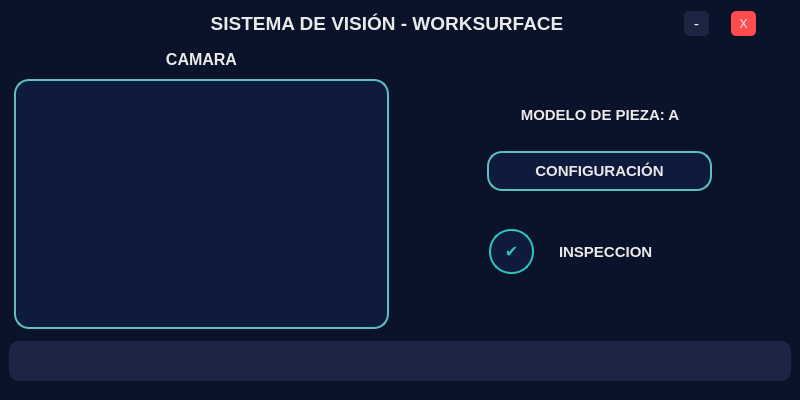
<?xml version="1.0" encoding="UTF-8"?>
<ui version="4.0">
 <class>MainWindow</class>
 <widget class="QMainWindow" name="MainWindow">
  <property name="geometry">
   <rect>
    <x>0</x>
    <y>0</y>
    <width>800</width>
    <height>400</height>
   </rect>
  </property>
  <property name="minimumSize">
   <size>
    <width>0</width>
    <height>320</height>
   </size>
  </property>
  <property name="maximumSize">
   <size>
    <width>800</width>
    <height>400</height>
   </size>
  </property>
  <property name="windowTitle">
   <string>MainWindow</string>
  </property>
  <property name="styleSheet">
   <string notr="true">background-color: rgb(11, 19, 43);</string>
  </property>
  <widget class="QWidget" name="centralwidget">
   <property name="sizePolicy">
    <sizepolicy hsizetype="Fixed" vsizetype="Fixed">
     <horstretch>0</horstretch>
     <verstretch>0</verstretch>
    </sizepolicy>
   </property>
   <property name="minimumSize">
    <size>
     <width>480</width>
     <height>320</height>
    </size>
   </property>
   <property name="maximumSize">
    <size>
     <width>800</width>
     <height>400</height>
    </size>
   </property>
   <layout class="QVBoxLayout" name="verticalLayout_3">
    <property name="spacing">
     <number>5</number>
    </property>
    <property name="leftMargin">
     <number>9</number>
    </property>
    <property name="topMargin">
     <number>5</number>
    </property>
    <property name="rightMargin">
     <number>9</number>
    </property>
    <property name="bottomMargin">
     <number>15</number>
    </property>
    <item>
     <widget class="QFrame" name="top_bar">
      <property name="minimumSize">
       <size>
        <width>480</width>
        <height>30</height>
       </size>
      </property>
      <property name="maximumSize">
       <size>
        <width>800</width>
        <height>35</height>
       </size>
      </property>
      <property name="frameShape">
       <enum>QFrame::StyledPanel</enum>
      </property>
      <property name="frameShadow">
       <enum>QFrame::Raised</enum>
      </property>
      <layout class="QHBoxLayout" name="horizontalLayout_5">
       <property name="spacing">
        <number>0</number>
       </property>
       <property name="leftMargin">
        <number>80</number>
       </property>
       <property name="topMargin">
        <number>3</number>
       </property>
       <property name="bottomMargin">
        <number>5</number>
       </property>
       <item>
        <widget class="QLabel" name="lbl_tittle">
         <property name="sizePolicy">
          <sizepolicy hsizetype="Expanding" vsizetype="Preferred">
           <horstretch>0</horstretch>
           <verstretch>0</verstretch>
          </sizepolicy>
         </property>
         <property name="minimumSize">
          <size>
           <width>200</width>
           <height>15</height>
          </size>
         </property>
         <property name="maximumSize">
          <size>
           <width>550</width>
           <height>50</height>
          </size>
         </property>
         <property name="font">
          <font>
           <pointsize>14</pointsize>
           <weight>75</weight>
           <bold>true</bold>
          </font>
         </property>
         <property name="styleSheet">
          <string notr="true">color: rgb(234, 234, 234);
background-color: transparent;</string>
         </property>
         <property name="text">
          <string>SISTEMA DE VISIÓN - WORKSURFACE</string>
         </property>
         <property name="alignment">
          <set>Qt::AlignCenter</set>
         </property>
        </widget>
       </item>
       <item>
        <widget class="QPushButton" name="btn_minimizar">
         <property name="sizePolicy">
          <sizepolicy hsizetype="Preferred" vsizetype="Preferred">
           <horstretch>0</horstretch>
           <verstretch>0</verstretch>
          </sizepolicy>
         </property>
         <property name="minimumSize">
          <size>
           <width>15</width>
           <height>15</height>
          </size>
         </property>
         <property name="maximumSize">
          <size>
           <width>25</width>
           <height>25</height>
          </size>
         </property>
         <property name="styleSheet">
          <string notr="true">background-color: rgb(58, 80, 107);
border: none;
color: #EAEAEA;
font-size: 16px;
padding: 5px 10px;
background-color: rgb(28, 37, 65);
border-radius: 5px;</string>
         </property>
         <property name="text">
          <string>-</string>
         </property>
        </widget>
       </item>
       <item>
        <widget class="QPushButton" name="btn_cerrar">
         <property name="sizePolicy">
          <sizepolicy hsizetype="Preferred" vsizetype="Preferred">
           <horstretch>0</horstretch>
           <verstretch>0</verstretch>
          </sizepolicy>
         </property>
         <property name="minimumSize">
          <size>
           <width>15</width>
           <height>15</height>
          </size>
         </property>
         <property name="maximumSize">
          <size>
           <width>25</width>
           <height>25</height>
          </size>
         </property>
         <property name="styleSheet">
          <string notr="true">border: none;
color: #EAEAEA;
background-color: rgb(28, 37, 65);
background-color: rgb(255, 77, 79);
border-radius: 5px;</string>
         </property>
         <property name="text">
          <string>X</string>
         </property>
        </widget>
       </item>
      </layout>
     </widget>
    </item>
    <item>
     <layout class="QHBoxLayout" name="central_panel">
      <item>
       <layout class="QVBoxLayout" name="left_panel">
        <property name="spacing">
         <number>10</number>
        </property>
        <property name="leftMargin">
         <number>5</number>
        </property>
        <property name="topMargin">
         <number>0</number>
        </property>
        <property name="rightMargin">
         <number>5</number>
        </property>
        <property name="bottomMargin">
         <number>5</number>
        </property>
        <item>
         <widget class="QLabel" name="lbl_cam">
          <property name="minimumSize">
           <size>
            <width>200</width>
            <height>20</height>
           </size>
          </property>
          <property name="maximumSize">
           <size>
            <width>400</width>
            <height>20</height>
           </size>
          </property>
          <property name="font">
           <font>
            <pointsize>12</pointsize>
            <weight>75</weight>
            <bold>true</bold>
           </font>
          </property>
          <property name="styleSheet">
           <string notr="true">color: rgb(234, 234, 234);
background-color: transparent;</string>
          </property>
          <property name="text">
           <string>CAMARA</string>
          </property>
          <property name="alignment">
           <set>Qt::AlignCenter</set>
          </property>
         </widget>
        </item>
        <item>
         <layout class="QHBoxLayout" name="video_layaout">
          <item>
           <widget class="VideoWidget" name="lbl_video">
            <property name="sizePolicy">
             <sizepolicy hsizetype="Expanding" vsizetype="Expanding">
              <horstretch>0</horstretch>
              <verstretch>0</verstretch>
             </sizepolicy>
            </property>
            <property name="minimumSize">
             <size>
              <width>375</width>
              <height>250</height>
             </size>
            </property>
            <property name="maximumSize">
             <size>
              <width>400</width>
              <height>250</height>
             </size>
            </property>
            <property name="sizeIncrement">
             <size>
              <width>0</width>
              <height>0</height>
             </size>
            </property>
            <property name="styleSheet">
             <string notr="true">color: rgb(234, 234, 234);
border-radius: 15px;
border: 2px solid;
background-color: rgb(15, 27, 61);
border-color: rgb(94, 192, 190);
</string>
            </property>
            <property name="text">
             <string/>
            </property>
            <property name="alignment">
             <set>Qt::AlignCenter</set>
            </property>
           </widget>
          </item>
         </layout>
        </item>
       </layout>
      </item>
      <item>
       <layout class="QVBoxLayout" name="right_panel">
        <property name="spacing">
         <number>5</number>
        </property>
        <property name="leftMargin">
         <number>15</number>
        </property>
        <property name="topMargin">
         <number>5</number>
        </property>
        <property name="rightMargin">
         <number>5</number>
        </property>
        <property name="bottomMargin">
         <number>5</number>
        </property>
        <item>
         <spacer name="verticalSpacer">
          <property name="orientation">
           <enum>Qt::Vertical</enum>
          </property>
          <property name="sizeType">
           <enum>QSizePolicy::Maximum</enum>
          </property>
          <property name="sizeHint" stdset="0">
           <size>
            <width>100</width>
            <height>30</height>
           </size>
          </property>
         </spacer>
        </item>
        <item>
         <layout class="QHBoxLayout" name="horizontalLayout_2">
          <item>
           <widget class="QLabel" name="lbl_model">
            <property name="minimumSize">
             <size>
              <width>350</width>
              <height>20</height>
             </size>
            </property>
            <property name="maximumSize">
             <size>
              <width>400</width>
              <height>20</height>
             </size>
            </property>
            <property name="font">
             <font>
              <pointsize>11</pointsize>
              <weight>75</weight>
              <bold>true</bold>
             </font>
            </property>
            <property name="styleSheet">
             <string notr="true">color: rgb(234, 234, 234);
background-color: transparent;</string>
            </property>
            <property name="text">
             <string>MODELO DE PIEZA: A</string>
            </property>
            <property name="alignment">
             <set>Qt::AlignCenter</set>
            </property>
           </widget>
          </item>
         </layout>
        </item>
        <item>
         <layout class="QHBoxLayout" name="horizontalLayout">
          <item>
           <widget class="QPushButton" name="btn_config">
            <property name="sizePolicy">
             <sizepolicy hsizetype="Expanding" vsizetype="Preferred">
              <horstretch>0</horstretch>
              <verstretch>0</verstretch>
             </sizepolicy>
            </property>
            <property name="minimumSize">
             <size>
              <width>225</width>
              <height>40</height>
             </size>
            </property>
            <property name="maximumSize">
             <size>
              <width>225</width>
              <height>40</height>
             </size>
            </property>
            <property name="font">
             <font>
              <pointsize>11</pointsize>
              <weight>75</weight>
              <bold>true</bold>
             </font>
            </property>
            <property name="styleSheet">
             <string notr="true">color: rgb(234, 234, 234);
border-radius: 15px;
border: 2px solid;
border-color: rgb(91, 192, 190);
background-color: rgb(15, 27, 61);</string>
            </property>
            <property name="text">
             <string>CONFIGURACIÓN</string>
            </property>
           </widget>
          </item>
         </layout>
        </item>
        <item>
         <spacer name="horizontalSpacer">
          <property name="orientation">
           <enum>Qt::Horizontal</enum>
          </property>
          <property name="sizeHint" stdset="0">
           <size>
            <width>372</width>
            <height>10</height>
           </size>
          </property>
         </spacer>
        </item>
        <item>
         <layout class="QHBoxLayout" name="status_1" stretch="0,0">
          <property name="spacing">
           <number>0</number>
          </property>
          <property name="leftMargin">
           <number>50</number>
          </property>
          <item>
           <widget class="QPushButton" name="indicator_1">
            <property name="enabled">
             <bool>true</bool>
            </property>
            <property name="sizePolicy">
             <sizepolicy hsizetype="Preferred" vsizetype="Preferred">
              <horstretch>0</horstretch>
              <verstretch>0</verstretch>
             </sizepolicy>
            </property>
            <property name="minimumSize">
             <size>
              <width>45</width>
              <height>45</height>
             </size>
            </property>
            <property name="maximumSize">
             <size>
              <width>45</width>
              <height>45</height>
             </size>
            </property>
            <property name="styleSheet">
             <string notr="true">border: 2px solid;
font-size: 16px;
border-radius: 22px;
border-color: rgb(46, 196, 182);
color: rgb(46, 196, 182);
background-color: rgb(15, 27, 61);
</string>
            </property>
            <property name="text">
             <string>✔</string>
            </property>
           </widget>
          </item>
          <item>
           <widget class="QLabel" name="lbl_indicator_1">
            <property name="sizePolicy">
             <sizepolicy hsizetype="Expanding" vsizetype="Preferred">
              <horstretch>0</horstretch>
              <verstretch>0</verstretch>
             </sizepolicy>
            </property>
            <property name="minimumSize">
             <size>
              <width>100</width>
              <height>45</height>
             </size>
            </property>
            <property name="maximumSize">
             <size>
              <width>200</width>
              <height>50</height>
             </size>
            </property>
            <property name="font">
             <font>
              <pointsize>11</pointsize>
              <weight>75</weight>
              <bold>true</bold>
             </font>
            </property>
            <property name="styleSheet">
             <string notr="true">color: rgb(234, 234, 234);
background-color: transparent;</string>
            </property>
            <property name="text">
             <string>INSPECCION</string>
            </property>
           </widget>
          </item>
         </layout>
        </item>
        <item>
         <spacer name="verticalSpacer_2">
          <property name="orientation">
           <enum>Qt::Vertical</enum>
          </property>
          <property name="sizeType">
           <enum>QSizePolicy::Maximum</enum>
          </property>
          <property name="sizeHint" stdset="0">
           <size>
            <width>100</width>
            <height>30</height>
           </size>
          </property>
         </spacer>
        </item>
       </layout>
      </item>
     </layout>
    </item>
    <item>
     <widget class="QFrame" name="bttm_bar">
      <property name="sizePolicy">
       <sizepolicy hsizetype="Expanding" vsizetype="Expanding">
        <horstretch>0</horstretch>
        <verstretch>0</verstretch>
       </sizepolicy>
      </property>
      <property name="minimumSize">
       <size>
        <width>780</width>
        <height>40</height>
       </size>
      </property>
      <property name="maximumSize">
       <size>
        <width>800</width>
        <height>40</height>
       </size>
      </property>
      <property name="font">
       <font>
        <pointsize>10</pointsize>
       </font>
      </property>
      <property name="styleSheet">
       <string notr="true">background-color: rgb(28, 37, 65);
border-radius: 10px;</string>
      </property>
      <property name="frameShape">
       <enum>QFrame::StyledPanel</enum>
      </property>
      <property name="frameShadow">
       <enum>QFrame::Raised</enum>
      </property>
      <layout class="QHBoxLayout" name="horizontalLayout_3">
       <property name="leftMargin">
        <number>9</number>
       </property>
       <property name="topMargin">
        <number>0</number>
       </property>
       <property name="bottomMargin">
        <number>0</number>
       </property>
       <item>
        <widget class="QListWidget" name="list_log">
         <property name="minimumSize">
          <size>
           <width>750</width>
           <height>25</height>
          </size>
         </property>
         <property name="maximumSize">
          <size>
           <width>800</width>
           <height>25</height>
          </size>
         </property>
         <property name="font">
          <font>
           <family>MS Shell Dlg 2</family>
           <pointsize>10</pointsize>
          </font>
         </property>
        </widget>
       </item>
      </layout>
     </widget>
    </item>
   </layout>
  </widget>
 </widget>
 <customwidgets>
  <customwidget>
   <class>VideoWidget</class>
   <extends>QLabel</extends>
   <header>ui.widgets.video_widget</header>
  </customwidget>
 </customwidgets>
 <resources/>
 <connections/>
</ui>
